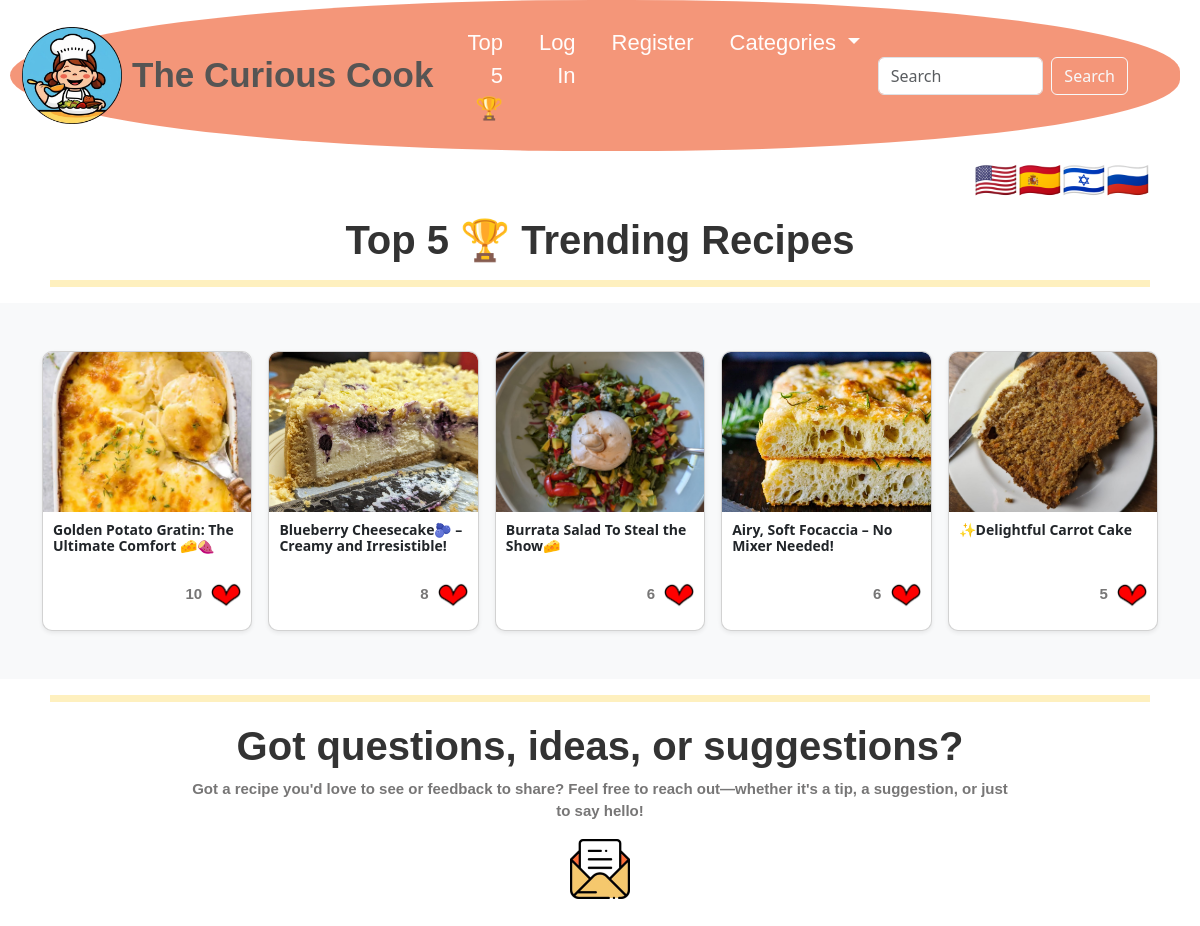
The app's page /top with its own data.
### cookbook/models.py (models this page shows, shortened)
class Card(models.Model):
    filename = models.CharField(max_length=100, default='SOME STRING')
    title = models.CharField(max_length=100)
    title_ru = models.CharField(max_length=100, blank=True, null=True)
    title_he = models.CharField(max_length=100, blank=True, null=True)
    title_es = models.CharField(max_length=100, blank=True, null=True)
    image = models.CharField(max_length=10000)
    categories = models.ManyToManyField(Category, related_name='cards')
    liked = models.ManyToManyField(User, blank=True, related_name="liked_item")
    saved = models.ManyToManyField(User, blank=True, related_name="saved_item")
    anon_like = models.IntegerField(default=0)
    @property
    def total_likes(self):
        return self.liked.count() + self.anon_like

### cookbook/views.py (the view)
# urls.py: path("top", views.top, name="top"),
def top(request):
    categories = Category.objects.all()
    top_cards = Card.objects.annotate(like_count=Count('liked')).all()
    top_cards = sorted(top_cards, key=lambda card: card.like_count + card.anon_like, reverse=True)[:5]
    return render(request, 'cookbook/top.html', {
        "top_cards": top_cards,
        "categories":categories
    })

### cookbook/templates/cookbook/top.html
{% extends "cookbook/layout.html" %}
{% load static %}
{% block body %}
<h1> Top 5 🏆 Trending Recipes</h1>
<hr>
<div class="album py-5 bg-body-tertiary">
    <div class="container">
        <div class="row row-cols-2 row-cols-sm-2 row-cols-md-5 g-3">
            {% for card in top_cards %}
                <a href="{% url 'recipe' card_id=card.id %}" class="card-link" style="text-decoration: none;">
                    <div class="col">
                        <div class="card shadow-sm" style="height: 280px; border-radius: 10px; overflow: hidden; display: flex; flex-direction: column;">
                            <div class="card-img-wrapper" style="flex-shrink: 0; height: 160px; overflow: hidden;">
                                <img src="{{ card.image }}" alt="{{ card.title }}" class="card-img-top" style="object-fit: cover; width: 100%; height: 100%;">
                            </div>
                            <div class="card-body" style="flex-grow: 1; display: flex; flex-direction: column; justify-content: space-between; overflow: hidden; padding: 10px;">
                                <h6 style="font-size: 14px; margin: 0;"><b>{{ card.title }}</b></h6>
                                <div class="d-flex justify-content-between align-items-center" style="overflow: hidden;">
                                    <h6 class="text-body-secondary" style="margin-left: auto; white-space: nowrap; overflow: hidden; text-overflow: ellipsis; font-size: 15px; font-family: fantasy, sans-serif;">
                                        <b>{{ card.total_likes }}</b>
                                        <img class="heart" src="{% static 'cookbook/fullHeart.jpg' %}" alt="tnx"
                                             style="max-width: 30px; max-height: 30px; vertical-align: middle; margin-left: 5px;">
                                    </h6>
                                </div>
                            </div>
                        </div>
                    </div>
                </a>
            {% endfor %}
        </div>
    </div>
</div>
{% endblock %}

### cookbook/templates/cookbook/layout.html (shortened to what this page needs)
<!DOCTYPE html>
{% load static %}
{% load i18n %}
<html lang="{{ LANGUAGE_CODE }}">
    <head>
        <link href="https://cdn.jsdelivr.net/npm/bootstrap@5.3.3/dist/css/bootstrap.min.css" rel="stylesheet">
        <link type="text/css" href="{% static 'cookbook/styles.css' %}" rel="stylesheet">
    </head>
    <body>
        <header>
            <div class="container">
                <nav class="navbar fixed-top navbar-expand-lg">
                    <div class="container-fluid">
                        <a class="navbar-brand" href="{% url 'index' %}">
                            <img src="{% static 'cookbook/logoicon2.png' %}" alt="Logo" width="100" height="90" class="d-inline-block align-text-center">
                            <span>The Curious Cook</span>
                        </a>
                        <div class="collapse navbar-collapse" id="navbarScroll">
                            <ul class="navbar-nav me-auto my-2 my-lg-0" style="--bs-scroll-height: auto;">
                                <li class="nav-item">
                                    <a class="nav-link" href="{% url 'top' %}">{% trans "Top 5" %} 🏆</a>
                                </li>
                                {% if user.is_authenticated %}
                                    <li class="nav-item">
                                        <a class="nav-link" href="{% url 'saved' user_id=user.id %}">{% trans "My Picks" %}</a>
                                    </li>
                                    <li class="nav-item">
                                        <a class="nav-link" href="{% url 'logout' %}">{% trans "Log Out" %}</a>
                                    </li>
                                {% else %}
                                    <li class="nav-item">
                                        <a class="nav-link" href="{% url 'login' %}">{% trans "Log In" %}</a>
                                    </li>
                                    <li class="nav-item">
                                        <a class="nav-link" href="{% url 'register' %}">{% trans "Register" %}</a>
                                    </li>
                                {% endif %}
                                <li class="nav-item dropdown">
                                    <a class="nav-link dropdown-toggle" href="#" role="button" data-bs-toggle="dropdown" aria-expanded="false">
                                      {% trans "Categories" %}
                                    </a>
                                    {% get_current_language as LANGUAGE_CODE %}
                                </li>
                            </ul>
                            <form class="d-flex" role="search" action="{% url 'search' %}" method="post">
                                <input name="search" id="search" class="form-control me-2" type="search" placeholder="Search" aria-label="Search">
                                <button class="btn btn-outline-light" type="submit">{% trans "Search" %}</button>
                            </form>
                        </div>
                    </div>
                </nav>
            </div>
        </header>
        <main class="pt-5" style="margin-top: 130px;">
            <div class="language-switcher">
                <a href="/set-language/?language=en&next={{ request.path }}">🇺🇸</a>
                <a href="/set-language/?language=es&next={{ request.path }}">🇪🇸</a>
                <a href="/set-language/?language=he&next={{ request.path }}">🇮🇱</a>
                <a href="/set-language/?language=ru&next={{ request.path }}">🇷🇺</a>
            </div>
            {% block body %}
            {% endblock %}
        </main>
        <footer>
                <hr>
                <section class="text-center container">
                    <div class="row py-lg-1">
                        <div class="col-lg-8 col-md-8 mx-auto" style="margin-bottom: 50px;">
                            <h1>Got questions, ideas, or suggestions?</h1>
                            <p class="lead text-body-secondary">Got a recipe you'd love to see or feedback to share?
                                 Feel free to reach out—whether it's a tip, a suggestion, or just to say hello!</p>
                                <a href="{% url 'talk' %}" style="text-decoration: none;">
                                    <img class="heart" src="{% static 'cookbook/talk.jpg' %}" alt="tnx" width="60" height="auto">
                                </a>
                        </div>
                    </div>
                </section>
        </footer>
    </body>
</html>

### cookbook/static/cookbook/styles.css (style rules this page uses)
.navbar { margin-left: 10px; margin-right: 20px; padding-right: 40px; background-color: #f49476f8; border-top-left-radius: 70%; border-bottom-left-radius: 70%; border-top-right-radius: 66%; border-bottom-right-radius: 66%; }
.navbar .navbar-brand { display: flex; align-items: center; justify-content: flex-start; width: auto; height: auto; }
.navbar .navbar-brand img { max-width: 100px; height: auto; }
.navbar .navbar-brand span { font-family: fantasy, sans-serif; margin-left: 10px; color: #F8F1E5; }
hr { border: none; height: 7px; background-color: #f9c301; margin-left: 50px; margin-right: 50px; }
h1 { font-family: fantasy, sans-serif; font-weight: bold; text-align: center; }
.lead { color: rgba(5, 136, 5, 0.909) !important; font-family: fantasy, sans-serif; font-size: 21px; }
.card-body { flex: 1; padding: 10px; display: flex; flex-direction: column; justify-content: space-between; }
.card-body .d-flex { margin-top: auto; }
.language-switcher { margin-top: -25px; margin-bottom: 10px; font-size: 35px; display: flex; justify-content: flex-end; margin-right: 50px; }
.language-switcher a { text-decoration: none !important; }
@media (min-width: 1024px) { .navbar .navbar-brand { flex-direction: row; border-bottom-left-radius: 20%; border-bottom-right-radius: 20%; } }
@media (min-width: 1024px) { .navbar .navbar-brand span { font-size: 35px; font-weight: bolder; margin-left: 10px; color: #565554; } }
@media (min-width: 1024px) { .navbar-nav { margin-left: auto; text-align: right; } }
@media (min-width: 1024px) { .nav-link { font-family: fantasy, sans-serif; font-size: 22px; color: #fffdfc; margin: 10px; } }
@media (min-width: 1024px) { .d-flex { display: flex; justify-content: flex-end; } }
@media (min-width: 1024px) { .lead { margin-left: -40px; margin-right: -40px; } }
@media (min-width: 1024px) { .card { display: flex; flex-direction: column; height: 310px; border-radius: 10px; overflow: hidden; display: flex; flex-direction: column; } }
@media (min-width: 1024px) { .card img { object-fit: cover; width: 100%; height: 250px; border-top-left-radius: 8px; border-top-right-radius: 8px; } }
@media (min-width: 1024px) { .card-body h6 { font-size: 16px; font-weight: bold; margin-bottom: 10px; } }
@media (min-width: 1024px) { .card-img-wrapper { flex-shrink: 0; height: 220px; overflow: hidden; } }
body { background-color: #ffffff; color: #333333; }
a { color: #D85C2F; }
.text-body-secondary { font-size: 15px; font-weight: bold; color: #777676 !important; }

### records on screen
Card: image (picture), title "Golden Potato Gratin: The Ultimate Comfort 🧀🍠", total_likes "10"
Card: image (picture), title "Blueberry Cheesecake🫐 – Creamy and Irresistible!", total_likes "8"
Card: image (picture), title "Burrata Salad To Steal the Show🧀", total_likes "6"
Card: image (picture), title "Airy, Soft Focaccia – No Mixer Needed!", total_likes "6"
Card: image (picture), title "✨Delightful Carrot Cake", total_likes "5"
